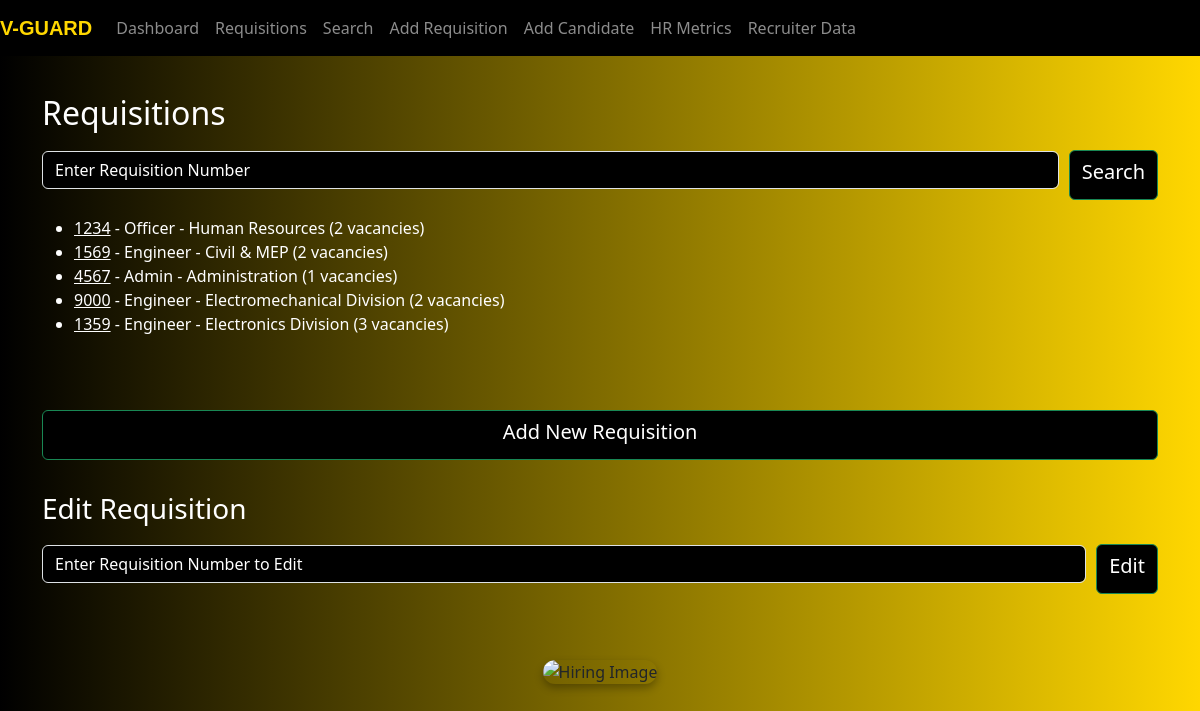
The app's page /requisitions/ with its own data.
### cross_dept_app/models.py (models this page shows, shortened)
class Requisition(models.Model):
    requisition_no = models.CharField(max_length=20, unique=True)
    DEPARTMENT_CHOICES = [
        ("Administration", "Administration"),
        ("Appliance Division", "Appliance Division"),
        ("Brand & Communications", "Brand & Communications"),
        ("Category Strategy & NBI", "Category Strategy & NBI"),
        ("Civil & MEP", "Civil & MEP"),
        ("Corporate Manufacturing Services", "Corporate Manufacturing Services"),
        ("Customer Service", "Customer Service"),
        ("ECDI Service", "ECDI Service"),
        ("Electromechanical Division", "Electromechanical Division"),
        ("Electronics Division", "Electronics Division"),
        ("Emerging Channels & Digital Initiatives", "Emerging Channels & Digital Initiatives"),
        ("Finance & Accounts", "Finance & Accounts"),
        ("Go To Market", "Go To Market"),
        ("Human Resources", "Human Resources"),
        ("Industrial Design", "Industrial Design"),
        ("IT & Systems", "IT & Systems"),
        ("Legal", "Legal"),
        ("Marketing", "Marketing"),
        ("Mechanical & Electrical Division", "Mechanical & Electrical Division"),
        ("New Product Development", "New Product Development"),
        ("Quality", "Quality"),
        ("R&D (Electronics Division)", "R&D (Electronics Division)"),
        ("Strategy", "Strategy"),
        ("Supply Chain Management", "Supply Chain Management"),
        ("Wires & Cables Division", "Wires & Cables Division")
    ]
    department = models.CharField(max_length=500, choices=DEPARTMENT_CHOICES, blank=True, null=True)
    vacancies = models.IntegerField()
    job_title = models.CharField(max_length=100)
    recruiters = models.ManyToManyField(Recruiter, related_name='requisitions')
    created_on = models.DateField(auto_now_add=True)

### cross_dept_app/views.py (the view)
# urls.py: path("requisitions/", requisition_list, name="requisitions"),
def requisition_list(request):
    requisitions = Requisition.objects.all()
    return render(request, "requisitions.html", {"requisitions": requisitions})

### cross_dept_project/templates/requisitions.html (shortened to what this page needs)
<!DOCTYPE html>
<html lang="en">
<head>
</head>
<body>
    {% extends 'base.html' %}
    {% block content %}
    <h2 style="color: white;">Requisitions</h2>
    <div style="display: flex; align-items: center; gap: 10px; margin-bottom: 1rem;">
        <input id="requisitionInput"
               list="requisition_list"
               name="requisition_no"
               class="form-control white-placeholder"
               style="background-color: black; color: white; flex: 1;"
               placeholder="Enter Requisition Number"
               required>
        <button onclick="redirectToRequisition()" class="btn btn-success">Search</button>
    </div>
    <ul>
        {% for req in requisitions %}
            <li style="color: white;"><a href="{% url 'view_requisition' req.requisition_no %}" style="color: white;">{{ req.requisition_no }}</a> - {{req.job_title}} - {{ req.department }} ({{ req.vacancies }} vacancies)</li>
        {% endfor %}
    </ul>
    <br></br>
    <a href="{% url 'add_requisition' %}" class="btn btn-success">Add New Requisition</a>
    <h3 style="color: white; margin-top: 2rem;">Edit Requisition</h3>
    <form method="get" action="{% url 'edit_requisition_redirect' %}">
        <div style="display: flex; align-items: center; gap: 10px; margin-bottom: 1rem;">
            <input type="text" name="requisition_no" class="form-control white-placeholder"
                style="background-color: black; color: white; flex: 1;"
                placeholder="Enter Requisition Number to Edit" required>
            <button type="submit" class="btn btn-success">Edit</button>
        </div>
    </form>
    {% endblock %}

### cross_dept_project/templates/base.html (shortened to what this page needs)
<!DOCTYPE html>
<html lang="en">
<head>
    <link rel="stylesheet" href="https://cdn.jsdelivr.net/npm/bootstrap@5.3.0/dist/css/bootstrap.min.css">
</head>
<body>
    <nav class="navbar navbar-expand-lg navbar-dark bg-dark">
        <a class="navbar-brand" href="/">V-GUARD</a>
        <ul class="navbar-nav">
            <li class="nav-item"><a class="nav-link" href="{% url 'dashboard' %}">Dashboard</a></li>
            <li class="nav-item"><a class="nav-link" href="{% url 'requisitions' %}">Requisitions</a></li>
            <li class="nav-item"><a class="nav-link" href="{% url 'search_candidates' %}">Search</a></li>
            <li class="nav-item"><a class="nav-link" href="{% url 'add_requisition' %}">Add Requisition</a></li>
            <li class="nav-item"><a class="nav-link" href="{% url 'add_candidates' %}">Add Candidate</a></li>
            <li class="nav-item"><a class="nav-link" href="{% url 'hr_metrics' %}">HR Metrics</a></li>
            <li class="nav-item"><a class="nav-link" href="{% url 'recruiter_view' %}">Recruiter Data</a></li>
        </ul>
    </nav>
    <div class="content-wrapper">
        <div class="container mt-4">
            {% block content %}{% endblock %}
        </div>
        <br></br>
        <div class="image-container">
            <img src="https://encrypted-tbn0.gstatic.com/images?q=tbn:ANd9GcTDXRr6p4sZXc9alHtaCq6w6zopUdcuKWbZVA&s" alt="Hiring Image">
        </div>
    </div>
</body>
</html>

### cross_dept_project/templates/requisitions.html (style rules this page uses)
.white-placeholder::placeholder { color: white !important; }

### cross_dept_project/templates/base.html (style rules this page uses)
body { background: linear-gradient(90deg, black, gold); }
.navbar { background-color: #000 !important; position: fixed; top: 0; width: 100%; z-index: 1000; }
.navbar-brand { color: gold !important; font-family: 'Orbitron', sans-serif; font-weight: 700; }
.btn-success { display: flex; flex-wrap: wrap; justify-content: center; gap: 10px; margin-top: 10px; height: 50px; background-color: black; font-size: 20px; }
.image-container { width: 100%; text-align: center; }
.image-container img { width: 100%; max-width: 250px; border-radius: 12px; box-shadow: 0 4px 8px rgba(0, 0, 0, 0.3); }
.content-wrapper { padding-top: 70px; }

### records on screen
Requisition: requisition_no "1234", job_title "Officer", department "Human Resources", vacancies "2"
Requisition: requisition_no "1569", job_title "Engineer", department "Civil & MEP", vacancies "2"
Requisition: requisition_no "4567", job_title "Admin", department "Administration", vacancies "1"
Requisition: requisition_no "9000", job_title "Engineer", department "Electromechanical Division", vacancies "2"
Requisition: requisition_no "1359", job_title "Engineer", department "Electronics Division", vacancies "3"
